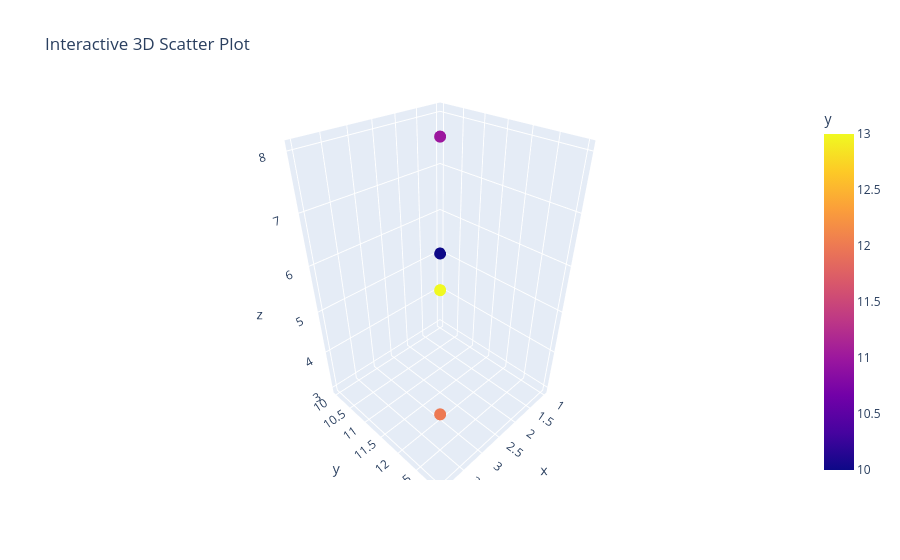

Here is the notebook cell this chart was saved with:
### Code cell
import pandas as pd
import plotly.express as px

data_3d = pd.DataFrame({
    'x': [1, 2, 3, 4],
    'y': [10, 11, 12, 13],
    'z': [5, 8, 3, 7]
})

fig = px.scatter_3d(
    data_3d,
    x='x',
    y='y',
    z='z',
    color='y',
    title='Interactive 3D Scatter Plot'
)

fig.update_traces(marker=dict(size=7))
fig.show()

### Figure 1 — Plotly figure (JSON) as saved in the notebook; plotly's stock layout.template omitted (floating-point values rounded to 4 significant figures)
{"data": [{"hovertemplate": "x=%{x}<br>y=%{marker.color}<br>z=%{z}<extra></extra>", "legendgroup": "", "marker": {"color": [10, 11, 12, 13], "coloraxis": "coloraxis", "size": 7, "symbol": "circle"}, "mode": "markers", "name": "", "scene": "scene", "showlegend": false, "type": "scatter3d", "x": [1, 2, 3, 4], "y": [10, 11, 12, 13], "z": [5, 8, 3, 7]}], "layout": {"coloraxis": {"colorbar": {"title": {"text": "y"}}, "colorscale": [[0, "#0d0887"], [0.1111, "#46039f"], [0.2222, "#7201a8"], [0.3333, "#9c179e"], [0.4444, "#bd3786"], [0.5556, "#d8576b"], [0.6667, "#ed7953"], [0.7778, "#fb9f3a"], [0.8889, "#fdca26"], [1, "#f0f921"]]}, "legend": {"tracegroupgap": 0}, "scene": {"domain": {"x": [0, 1], "y": [0, 1]}, "xaxis": {"title": {"text": "x"}}, "yaxis": {"title": {"text": "y"}}, "zaxis": {"title": {"text": "z"}}}, "title": {"text": "Interactive 3D Scatter Plot"}}}
